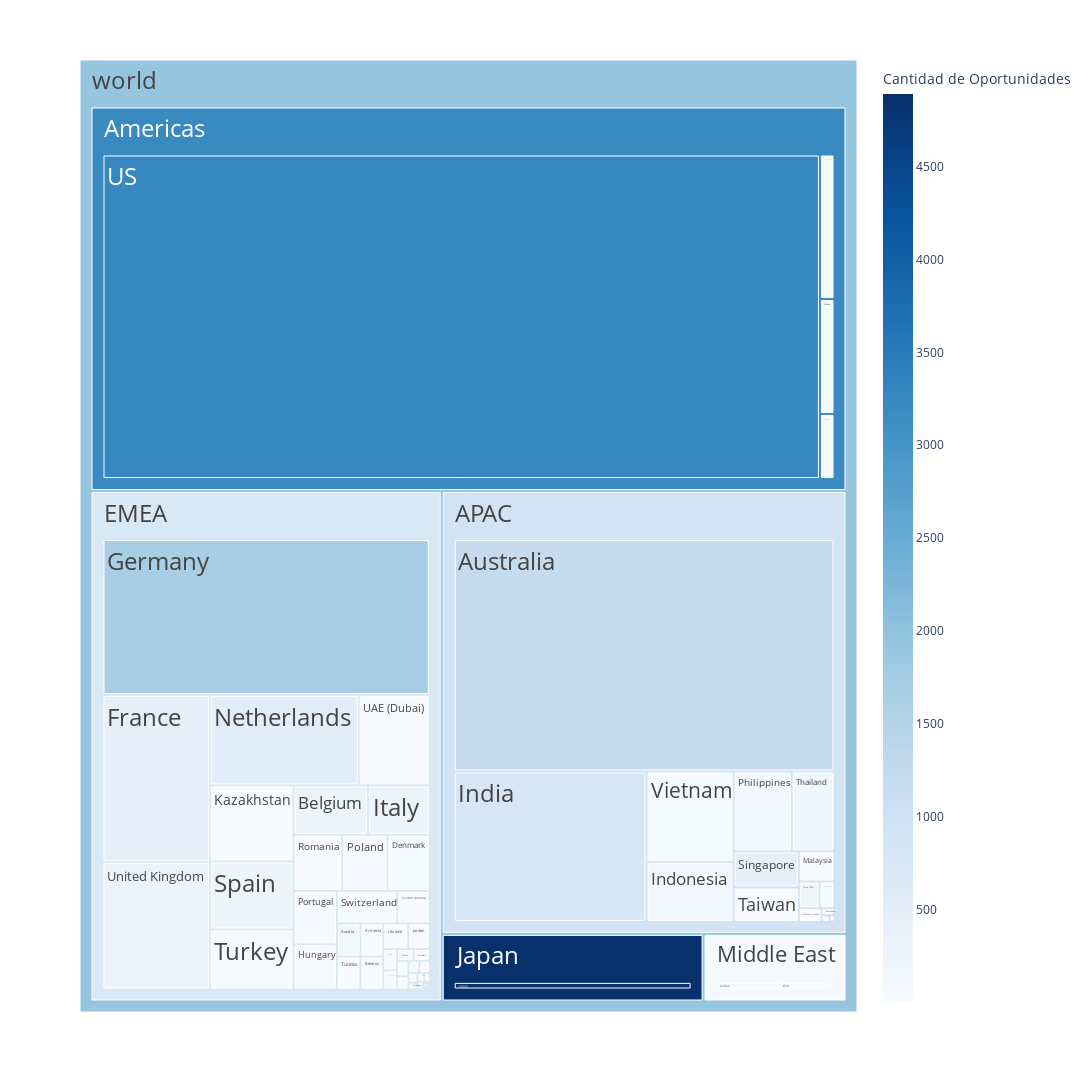

Notebook code for this chart:
### Code cell
fig = px.treemap(df_tree, path=[px.Constant('world'), 'Regionstr', 'Territorystr'], values='Total_Amount_(converted)',
                  color='Cantidad de Oportunidades', color_continuous_scale='Blues', width=1800, height=1200)
fig.update_traces(textfont_size=24)

### Figure 1 — Plotly figure (JSON) as saved in the notebook; plotly's stock layout.template omitted (floating-point values rounded to 4 significant figures)
{"data": [{"branchvalues": "total", "customdata": [[2], [2], [1208], [145], [4], [285], [4], [5], [1], [4], [74], [31.0], [9], [218], [1], [44], [1], [38], [1], [8], [449], [1], [1682], [9], [28], [809.0], [154], [9], [283], [4892], [1], [101], [2], [11], [7], [2], [3.0], [2], [70], [6], [5], [6], [1], [3], [533], [38], [20], [4], [6], [109], [60], [66], [2], [6], [441], [1], [1], [9], [2], [15], [268], [12], [21], [33], [173], [5], [29], [12], [19], [2], [3269], [5], [313], [51], [918.7], [3205.0], [744.6], [4892], [58.77], [1946.0]], "domain": {"x": [0, 1], "y": [0, 1]}, "hovertemplate": "labels=%{label}<br>Total_Amount_(converted)=%{value}<br>parent=%{parent}<br>id=%{id}<br>Cantidad de Oportunidades=%{color}<extra></extra>", "ids": ["world/EMEA/Albania", "world/EMEA/Armenia", "world/APAC/Australia", "world/EMEA/Austria", "world/EMEA/Belarus", "world/EMEA/Belgium", "world/EMEA/Bosnia & Herzegovina", "world/EMEA/Bulgaria", "world/APAC/Burma", "world/APAC/Cambodia", "world/Americas/Canada", "world/Americas/Carribean", "world/EMEA/Central America", "world/APAC/China (PRC)", "world/EMEA/Croatia", "world/EMEA/Cyprus", "world/EMEA/Czech Republic", "world/EMEA/Denmark", "world/EMEA/Egypt", "world/EMEA/Estonia", "world/EMEA/France", "world/EMEA/Georgia", "world/EMEA/Germany", "world/EMEA/Greece", "world/EMEA/Hungary", "world/APAC/India", "world/APAC/Indonesia", "world/EMEA/Ireland", "world/EMEA/Italy", "world/Japan/Japan", "world/EMEA/Jordan", "world/Middle East/Jordan", "world/EMEA/KSA", "world/Middle East/KSA", "world/EMEA/Kazakhstan", "world/EMEA/Kosovo", "world/Middle East/Kuwait", "world/Middle East/Lebanon", "world/EMEA/Luxembourg", "world/EMEA/Macedonia", "world/APAC/Malaysia", "world/EMEA/Malta", "world/EMEA/Monaco", "world/EMEA/Morocco", "world/EMEA/Netherlands", "world/APAC/New Zealand", "world/EMEA/Norway", "world/Middle East/Oman", "world/Middle East/Pakistan", "world/APAC/Philippines", "world/EMEA/Poland", "world/EMEA/Portugal", "world/EMEA/Romania", "world/Middle East/Saudi Arabia", "world/APAC/Singapore", "world/EMEA/Slovenia", "world/APAC/Solomon Islands", "world/Americas/South America", "world/APAC/South East Asia", "world/APAC/South Korea", "world/EMEA/Spain", "world/EMEA/Sweden", "world/EMEA/Switzerland", "world/APAC/Taiwan", "world/APAC/Thailand", "world/EMEA/Tunisia", "world/EMEA/Turkey", "world/EMEA/UAE (Dubai)", "world/Middle East/UAE (Dubai)", "world/Middle East/UAE (Others)", "world/Americas/US", "world/EMEA/Ukraine", "world/EMEA/United Kingdom", "world/APAC/Vietnam", "world/APAC", "world/Americas", "world/EMEA", "world/Japan", "world/Middle East", "world"], "labels": ["Albania", "Armenia", "Australia", "Austria", "Belarus", "Belgium", "Bosnia & Herzegovina", "Bulgaria", "Burma", "Cambodia", "Canada", "Carribean", "Central America", "China (PRC)", "Croatia", "Cyprus", "Czech Republic", "Denmark", "Egypt", "Estonia", "France", "Georgia", "Germany", "Greece", "Hungary", "India", "Indonesia", "Ireland", "Italy", "Japan", "Jordan", "Jordan", "KSA", "KSA", "Kazakhstan", "Kosovo", "Kuwait", "Lebanon", "Luxembourg", "Macedonia", "Malaysia", "Malta", "Monaco", "Morocco", "Netherlands", "New Zealand", "Norway", "Oman", "Pakistan", "Philippines", "Poland", "Portugal", "Romania", "Saudi Arabia", "Singapore", "Slovenia", "Solomon Islands", "South America", "South East Asia", "South Korea", "Spain", "Sweden", "Switzerland", "Taiwan", "Thailand", "Tunisia", "Turkey", "UAE (Dubai)", "UAE (Dubai)", "UAE (Others)", "US", "Ukraine", "United Kingdom", "Vietnam", "APAC", "Americas", "EMEA", "Japan", "Middle East", "world"], "marker": {"coloraxis": "coloraxis", "colors": [2, 2, 1208, 145, 4, 285, 4, 5, 1, 4, 74, 31.0, 9, 218, 1, 44, 1, 38, 1, 8, 449, 1, 1682, 9, 28, 809.0, 154, 9, 283, 4892, 1, 101, 2, 11, 7, 2, 3.0, 2, 70, 6, 5, 6, 1, 3, 533, 38, 20, 4, 6, 109, 60, 66, 2, 6, 441, 1, 1, 9, 2, 15, 268, 12, 21, 33, 173, 5, 29, 12, 19, 2, 3269, 5, 313, 51, 918.7, 3205.0, 744.6, 4892, 58.77, 1946.0]}, "name": "", "parents": ["world/EMEA", "world/EMEA", "world/APAC", "world/EMEA", "world/EMEA", "world/EMEA", "world/EMEA", "world/EMEA", "world/APAC", "world/APAC", "world/Americas", "world/Americas", "world/EMEA", "world/APAC", "world/EMEA", "world/EMEA", "world/EMEA", "world/EMEA", "world/EMEA", "world/EMEA", "world/EMEA", "world/EMEA", "world/EMEA", "world/EMEA", "world/EMEA", "world/APAC", "world/APAC", "world/EMEA", "world/EMEA", "world/Japan", "world/EMEA", "world/Middle East", "world/EMEA", "world/Middle East", "world/EMEA", "world/EMEA", "world/Middle East", "world/Middle East", "world/EMEA", "world/EMEA", "world/APAC", "world/EMEA", "world/EMEA", "world/EMEA", "world/EMEA", "world/APAC", "world/EMEA", "world/Middle East", "world/Middle East", "world/APAC", "world/EMEA", "world/EMEA", "world/EMEA", "world/Middle East", "world/APAC", "world/EMEA", "world/APAC", "world/Americas", "world/APAC", "world/APAC", "world/EMEA", "world/EMEA", "world/EMEA", "world/APAC", "world/APAC", "world/EMEA", "world/EMEA", "world/EMEA", "world/Middle East", "world/Middle East", "world/Americas", "world/EMEA", "world/EMEA", "world/APAC", "world", "world", "world", "world", "world", ""], "textfont": {"size": 24}, "type": "treemap", "values": [4742000.0, 20400000.0, 2410000000.0, 21010000.0, 20180000.0, 99450000.0, 294600.0, 1310000.0, 28420.0, 2388000.0, 45320000.0, 25680000.0, 28350000.0, 15120000.0, 2373000.0, 5193000.0, 108800.0, 63910000.0, 9375, 1641000.0, 483300000.0, 95530.0, 1375000000.0, 1595000.0, 52880000.0, 789500000.0, 142300000.0, 3977000.0, 82080000.0, 392000000.0, 14850000.0, 113500000.0, 131439, 85800000.0, 171200000.0, 3414000.0, 945900.0, 1968390, 7137000.0, 745500.0, 29320000.0, 419400.0, 121200.0, 3587000.0, 362000000.0, 1558000.0, 8002000.0, 1565000.0, 910314, 126300000.0, 68520000.0, 62580000.0, 73780000.0, 1054000.0, 64090000.0, 649200.0, 8467000.0, 57030000.0, 890900.0, 10837912, 153300000.0, 5121000.0, 52610000.0, 61120000.0, 92940000.0, 20920000.0, 135000000.0, 172700000.0, 7514000.0, 754000.0, 6310000000.0, 17330000.0, 368600000.0, 214300000.0, 3969000000.0, 6438000000.0, 3971000000.0, 392000000.0, 214000000.0, 14980000000.0]}], "layout": {"coloraxis": {"colorbar": {"title": {"text": "Cantidad de Oportunidades"}}, "colorscale": [[0, "rgb(247,251,255)"], [0.125, "rgb(222,235,247)"], [0.25, "rgb(198,219,239)"], [0.375, "rgb(158,202,225)"], [0.5, "rgb(107,174,214)"], [0.625, "rgb(66,146,198)"], [0.75, "rgb(33,113,181)"], [0.875, "rgb(8,81,156)"], [1, "rgb(8,48,107)"]]}, "height": 1200, "legend": {"tracegroupgap": 0}, "margin": {"t": 60}, "width": 1800}}
